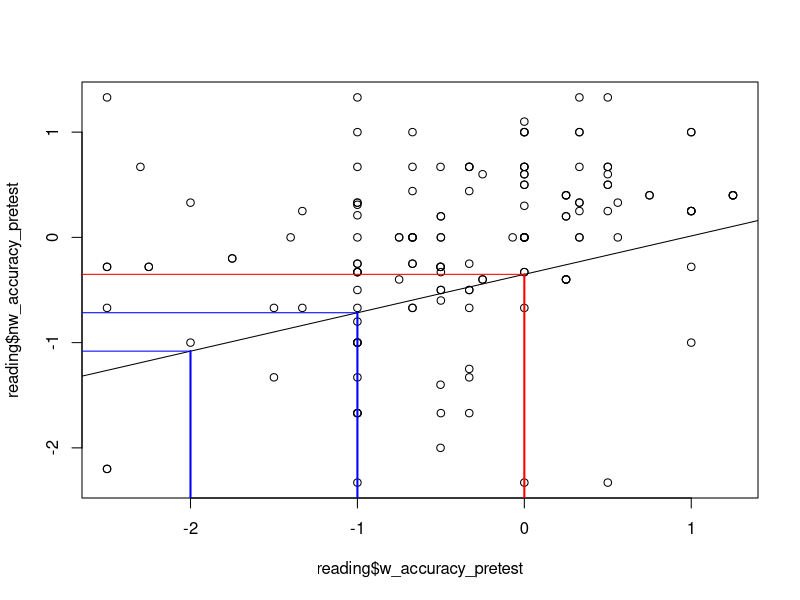
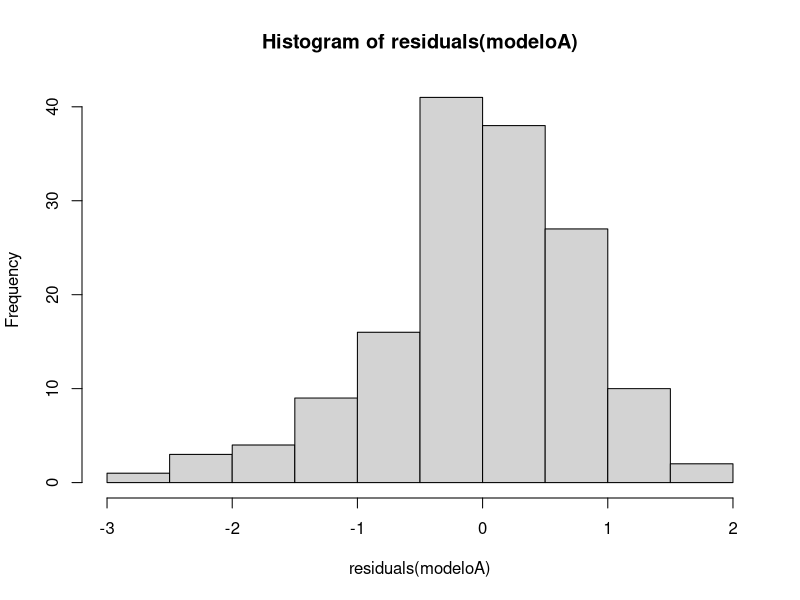
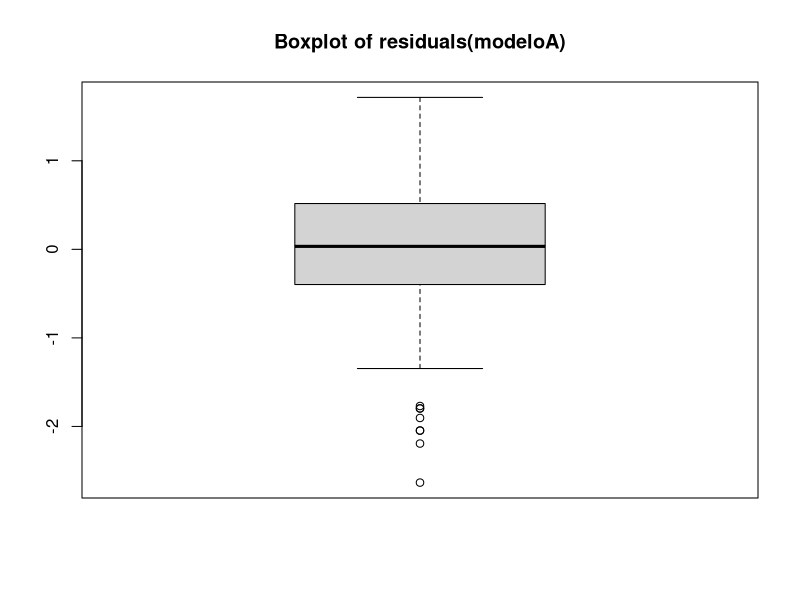

The R script that drew these images, in order:
## ---- chunk 1
library(readr)
library(dplyr)
## ---- chunk 2
reading <- read_delim(file = "wideReading.csv", delim = ";")
## ---- chunk 3
modeloA <- lm(w_accuracy_pretest ~ 1 + nw_accuracy_pretest, data = reading)
## ---- chunk 4
coef(modeloA)
## ---- chunk 5
ceros <- which(reading$nw_accuracy_pretest == 0)
fitted(modeloA)[ceros]
## ---- chunk 6
reading$nw_accuracy_pretest[c(131, 3)]
## ---- chunk 7
fitted(modeloA)[c(131, 3)]
## ---- chunk 8
-0.7160619 - -1.0810626
## ---- chunk 9
plot(reading$w_accuracy_pretest, reading$nw_accuracy_pretest)
abline(reg = modeloA)

segments(x0 = 0, y0 = -3, x1 = 0, y1 = -0.3510612, col="red", lwd=2)
segments(x0 = 0, y0 = -0.3510612, x1 = -3, y1 = -0.3510612, col="red")

segments(x0 = -1, y0 = -3, x1 = -1, y1 = -0.7160619, col="blue", lwd=2)
segments(x0 = -1, y0 = -0.7160619, x1 = -3, y1 = -0.7160619, col="blue")

segments(x0 = -2, y0 = -3, x1 = -2, y1 = -1.0810626, col="blue", lwd=2)
segments(x0 = -2, y0 = -1.0810626, x1 = -3, y1 = -1.0810626, col="blue")
## ---- chunk 10
modeloC <- lm(w_accuracy_pretest ~ 1, data = reading)
## ---- chunk 11
anova(modeloC, modeloA)
## ---- chunk 12
format(2.245e-05, scientific=FALSE)
## ---- chunk 13
hist(residuals(modeloA))
## ---- chunk 14
boxplot(residuals(modeloA), main = "Boxplot of residuals(modeloA)")
## ---- chunk 15
confint(modeloA, level = 0.95)
## ---- chunk 16

# Cantidad de parámetros de modelo A
PA <- 2

# Cantidad de parámetros de modelo C
PC <- 1

# Cantidad de participantes
n <- 151

# F crítica
F_crit <- qf(0.95, df1 = PA - PC, df2 = n - PA)

# Media del error cuadrático
MSE <- sigma(modeloA)^2

# Varianza del predictor
s2X <- var(reading$nw_accuracy_pretest)

0.3650007 - sqrt((F_crit * MSE) / ((n - 1) * s2X))
0.3650007 + sqrt((F_crit * MSE) / ((n - 1) * s2X))
## ---- chunk 17
N <- 10000
POBLACION <- tibble(
  ERRORES = rnorm(N, mean = 0, sd = 1),
  X = rnorm(N, mean = 0, sd = 1),
  Y = -0.3511 + 0.3650*X + ERRORES)
## ---- chunk 18
n <- 151

muestra <- sample_n(POBLACION, n, replace = TRUE) |>
  rename(x = X, y = Y) |>
  select(x, y)

modelo <- lm(y ~ 1 + x, data = muestra)

b1 <- coef(modelo)[["x"]]
li <- confint(modelo)["x", "2.5 %"]
ls <- confint(modelo)["x", "97.5 %"]

c(li, b1, ls)
between(0.3650, li, ls)
## ---- chunk 19
n <- 151
incluye <- vector(mode = "logical")

for (i in 1:1000) {

  muestra <- sample_n(POBLACION, n, replace = TRUE) |>
    rename(x = X, y = Y) |>
    select(x, y)
  
  modelo <- lm(y ~ 1 + x, data = muestra)
  
  b1 <- coef(modelo)[["x"]]
  li <- confint(modelo)["x", "2.5 %"]
  ls <- confint(modelo)["x", "97.5 %"]
  
  incluye[i] <- between(0.3650, li, ls)
}

sum(incluye)/length(incluye)
